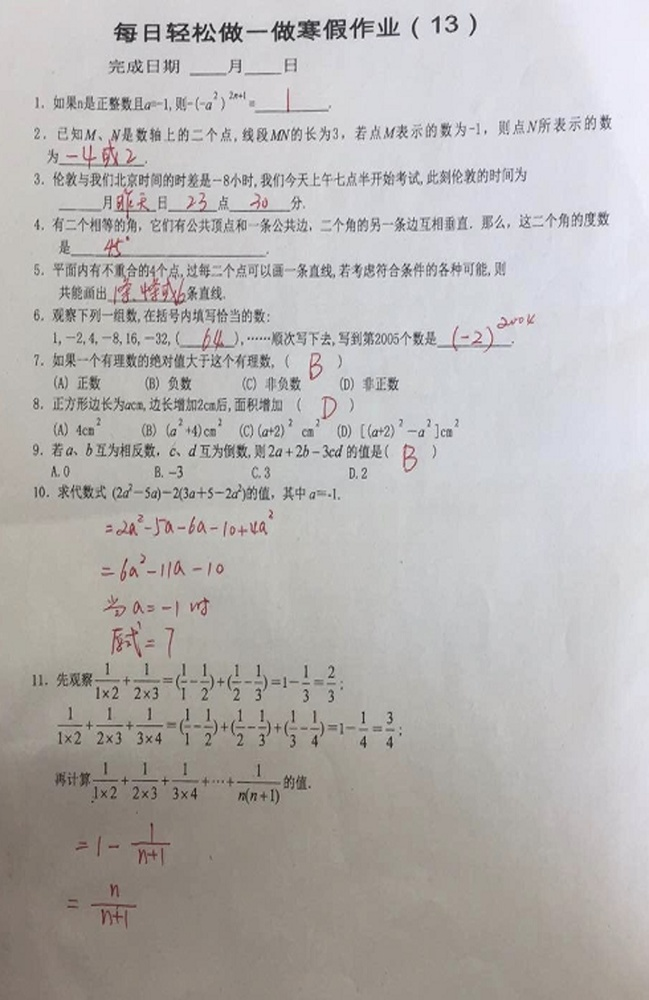
#> input picture images/1.jpg, 649 x 1000 px, shrunk from 845 x 1303 before the run
$ python run.py --image_address images --output_address out   (older library calls are emulated)
#> lines starting #> are read from the running program, lines starting #| are printed output that depends on the picture
### process/remove_shadow.py
import numpy as np
import cv2 as cv
import os
import glob

"""
去阴影并提亮
"""

def shadow_remove(color_img):
    """
    去阴影
    :param color_img:原图
    :return: 去阴影之后的图
    """
    g_img = cv.cvtColor(color_img, cv.COLOR_BGR2GRAY)
    blurred_img = cv.GaussianBlur(g_img, (121, 121), 31)
    g_img = np.divide(g_img.astype(np.float), 255)
    blurred_img = np.divide(blurred_img.astype(np.float), 255)
    rs_img = np.divide(g_img, blurred_img)  # 去阴影
    rs_img = cv.pow(rs_img, 1.5)  # 提亮
    rs_img = np.maximum(rs_img, 0.0)
    rs_img = np.minimum(rs_img, 1.0)
    rs_img = np.multiply(rs_img, 255)
    rs_img = rs_img.astype(np.uint8)
    return rs_img

### run.py
import numpy as np
import cv2 as cv
import os
import glob
import argparse

from process.remove_shadow import shadow_remove

def get_arg():
    paser = argparse.ArgumentParser()
    paser.add_argument("-i", "--image_address", required=True, help="image folder address")
    paser.add_argument("-o", "--output_address", required=True, help="output folder address")
    paser.add_argument("-t", "--type_of_process", type=int, default=0, help="type of process applied on the paper \n 0: remove shadow \n 1: ")
    args = paser.parse_args()
    return args

if __name__ == "__main__":
    args = get_arg()
    if not os.path.exists(args.output_address):
        os.mkdir(args.output_address)
    # 获取图片
    post_fix = ["*JPG", "*jpg", "*png"]
    img_address_list = []
    for f in post_fix:
        img_address_list.extend(glob.glob(os.path.join(args.image_address,"*jpg")))
#> pass 2 of the loop `for f in post_fix:`:

    for add in img_address_list:
        img = cv.imread(add)
#> img is the input picture: shape (1000, 649, 3); mean B, G, R 179.1, 180.3, 183.3
        img_name = os.path.basename(add)
        if args.type_of_process == 0:
            r_img = shadow_remove(img)
#> in shadow_remove, `blurred_img = cv.GaussianBlur(g_img, (121, 121), 31)`:
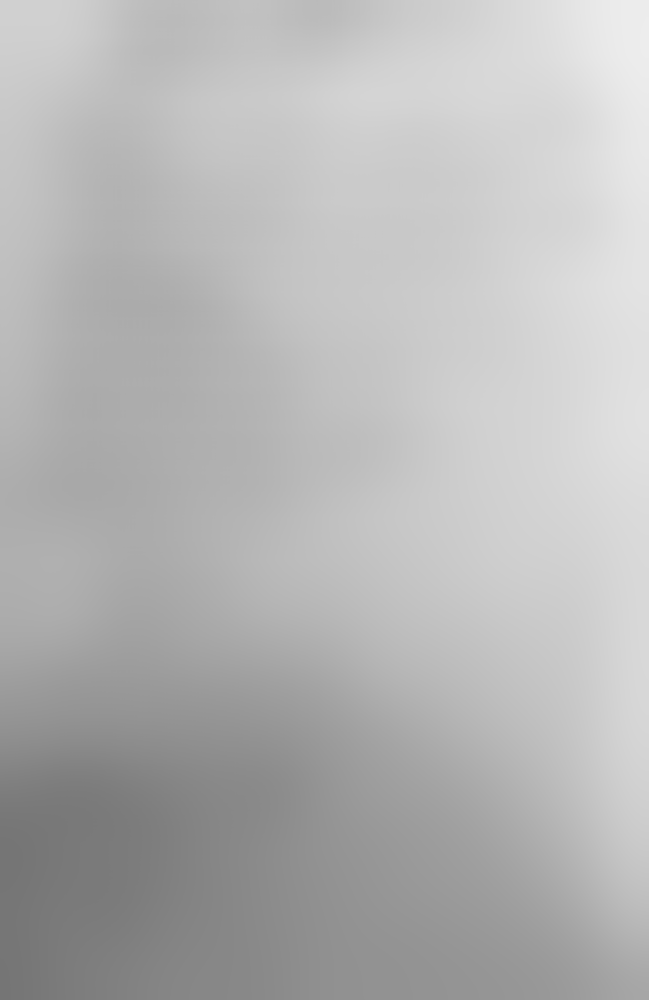
#> blurred_img: shape (1000, 649); min 117, max 237, mean 181.1
#> in shadow_remove, `rs_img = np.divide(g_img, blurred_img)`:
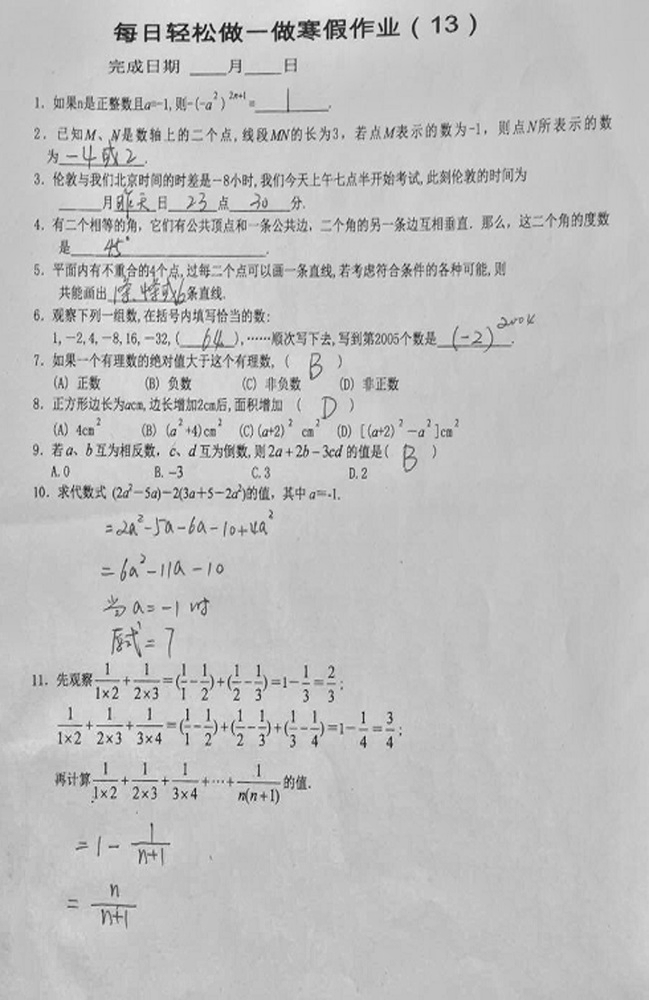
#> rs_img: shape (1000, 649) float64; min 0.0645, max 1.3, mean 1; drawn with min black and max white
#> in shadow_remove, `rs_img = cv.pow(rs_img, 1.5)`:
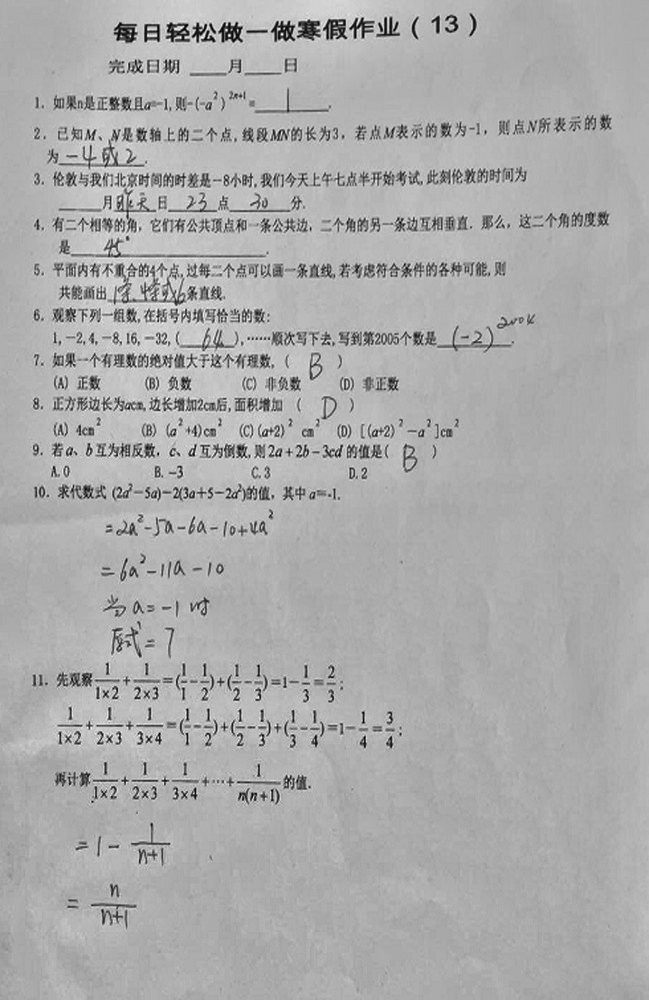
#> rs_img: shape (1000, 649) float64; min 0.0164, max 1.48, mean 1; drawn with min black and max white
#> in shadow_remove, `rs_img = np.minimum(rs_img, 1.0)`:
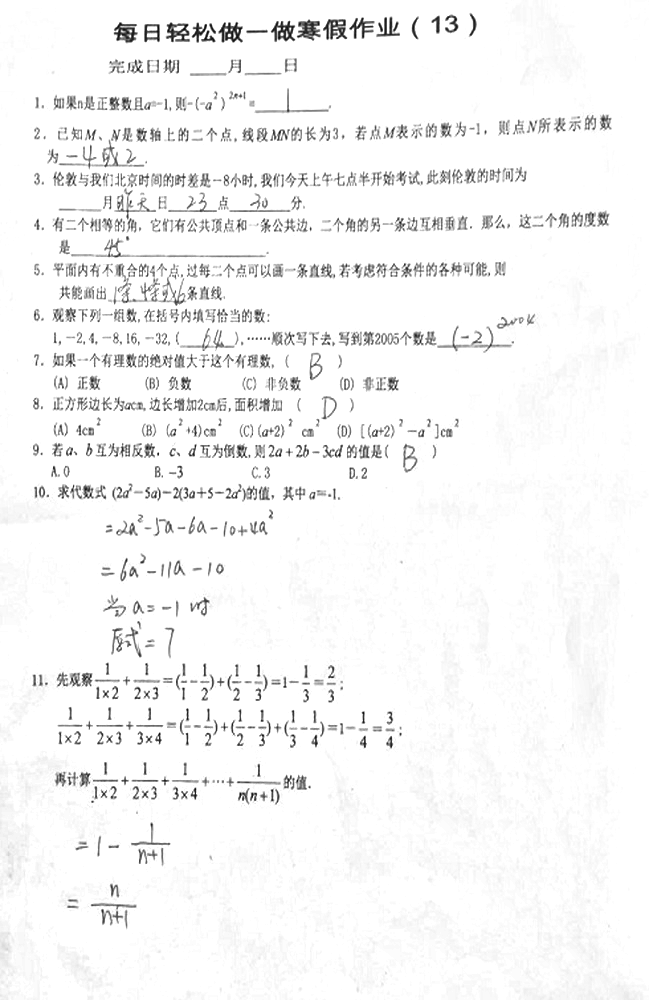
#> rs_img: shape (1000, 649) float64; min 0.0164, max 1, mean 0.965
            r_img = cv.cvtColor(r_img, cv.COLOR_GRAY2BGR)
        cv.imwrite(os.path.join(args.output_address,img_name), r_img)
#> pass 2 of the loop `for add in img_address_list:`:
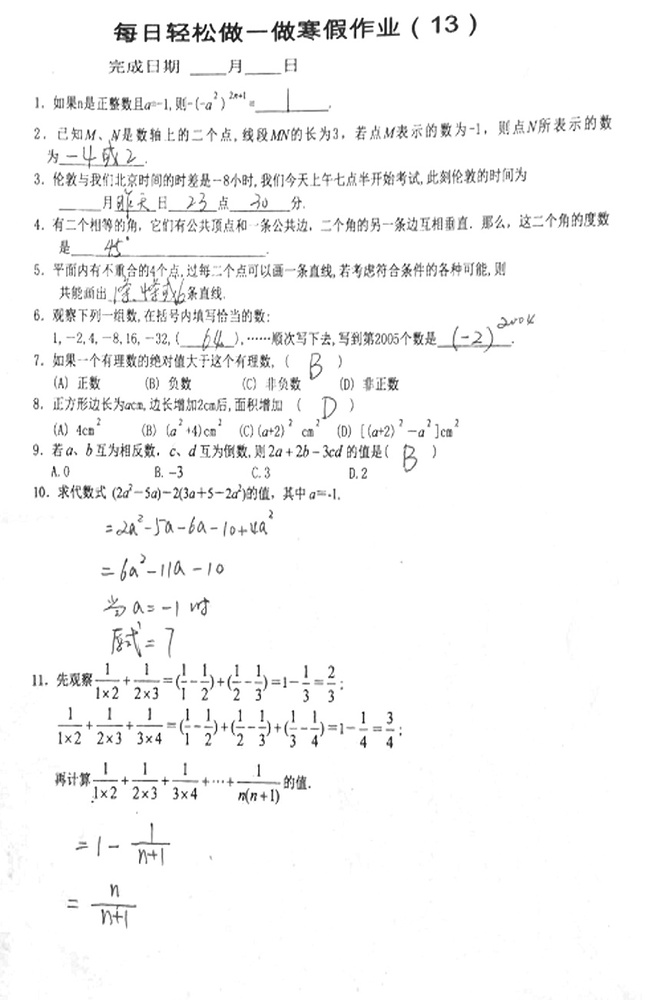
#> input picture images/1_rs.jpg, 649 x 1000 px, shrunk from 845 x 1303 before the run
#> img is the input picture: shape (1000, 649, 3); min 0, max 255, mean 247.2
#> in shadow_remove (call 2), `blurred_img = cv.GaussianBlur(g_img, (121, 121), 31)`:
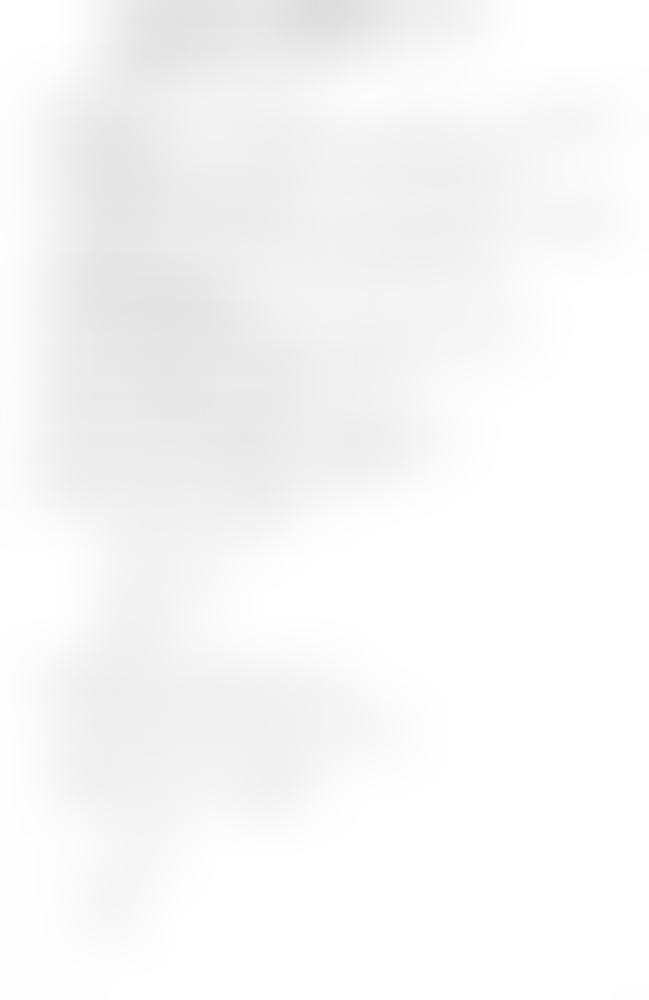
#> blurred_img: shape (1000, 649); min 221, max 255, mean 247.2
#> in shadow_remove (call 2), `rs_img = cv.pow(rs_img, 1.5)`:
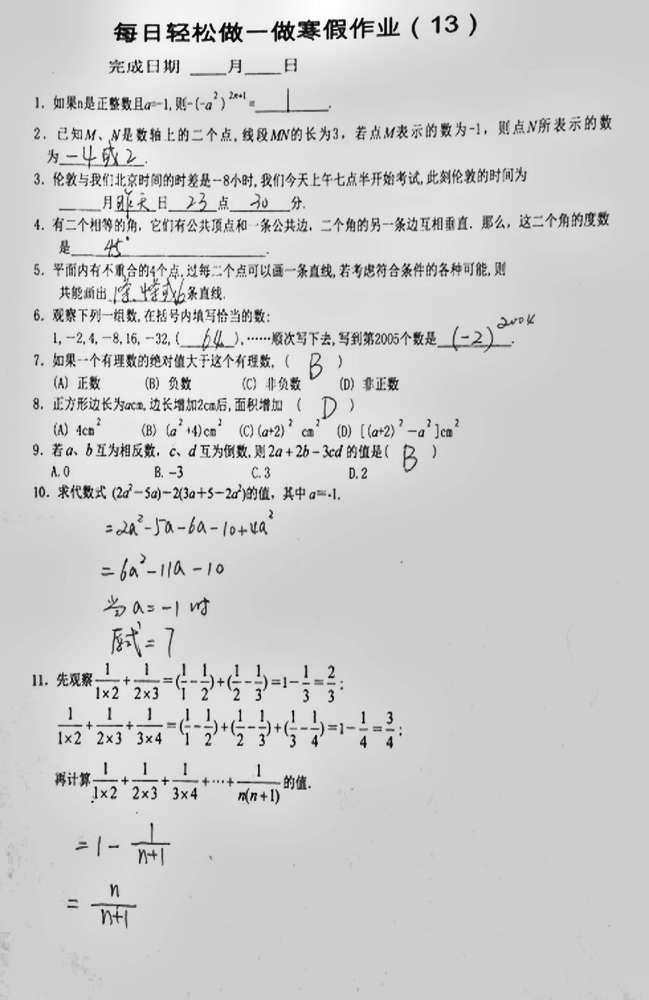
#> rs_img: shape (1000, 649) float64; min 0, max 1.24, mean 1.01; drawn with min black and max white
